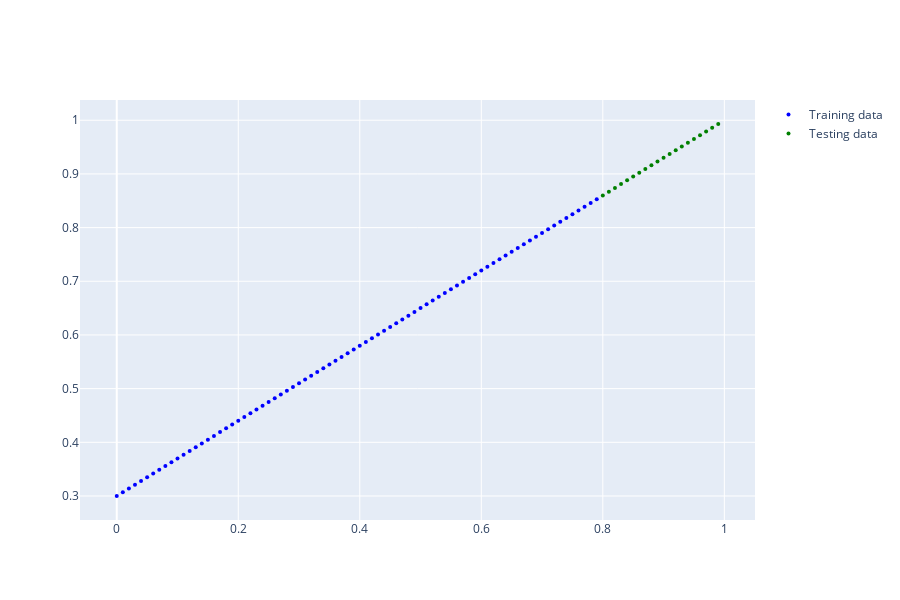

Notebook code cell kept with this figure:
### Code cell
from helper_functions import plot_predictions

plot_predictions(X_train_regression, y_train_regression, X_test_regression, y_test_regression)
